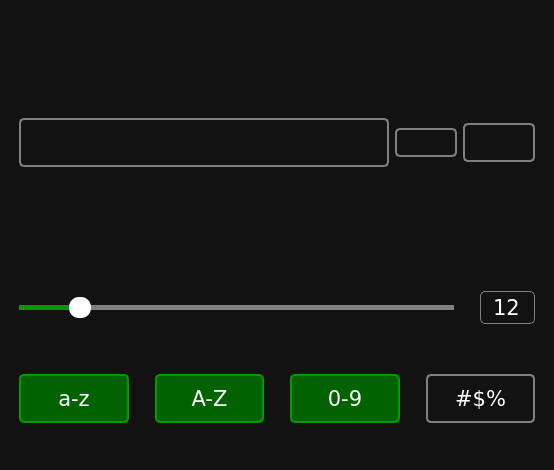
<?xml version="1.0" encoding="UTF-8"?>
<ui version="4.0">
 <class>MainWindow</class>
 <widget class="QMainWindow" name="MainWindow">
  <property name="geometry">
   <rect>
    <x>0</x>
    <y>0</y>
    <width>554</width>
    <height>470</height>
   </rect>
  </property>
  <property name="cursor">
   <cursorShape>PointingHandCursor</cursorShape>
  </property>
  <property name="windowTitle">
   <string>PasswordGenerator</string>
  </property>
  <property name="windowIcon">
   <iconset resource="resources.qrc">
    <normaloff>:/icons/icons/app-icon.ico</normaloff>:/icons/icons/app-icon.ico</iconset>
  </property>
  <property name="styleSheet">
   <string notr="true">QWidget{
    background-color: #121212;
        color: white;
        font-family: Verdana;
        font-size: 16pt;
        margin: 10px;
}

QPushButton{    
    border: 2px solid gray;
    border-radius: 5px;
}

QPushButton#btn_lower, #btn_upper, #btn_digits, #btn_special{
    padding: 10px;
}

QPushButton:hover{
    border-color: #090;
}

QPushButton:pressed{
    border: 4px solid #090;
    border-radius: 5px;
}

QPushButton:checked{
    background-color: #006300;
    border-color: #090;
}</string>
  </property>
  <widget class="QWidget" name="centralwidget">
   <property name="styleSheet">
    <string notr="true">QWidget{
    background-color: #121212;
        color: white;
        font-family: Verdana;
        font-size: 16pt;
        margin: 10px;
}

QPushButton{    
    border: 2px solid gray;
    border-radius: 5px;
}

QPushButton#btn_lower, #btn_upper, #btn_digits, #btn_special{
    padding: 10px;
}

QPushButton:hover{
    border-color: #090;
}

QPushButton:pressed{
    border: 4px solid #090;
    border-radius: 5px;
}

QPushButton:checked{
    background-color: #006300;
    border-color: #090;
}</string>
   </property>
   <layout class="QVBoxLayout" name="verticalLayout">
    <item>
     <widget class="QPushButton" name="icon_lock">
      <property name="enabled">
       <bool>false</bool>
      </property>
      <property name="styleSheet">
       <string notr="true">border: none;</string>
      </property>
      <property name="text">
       <string/>
      </property>
      <property name="icon">
       <iconset>
        <disabledoff>:/icons/icons/lock.svg</disabledoff>
       </iconset>
      </property>
      <property name="iconSize">
       <size>
        <width>100</width>
        <height>100</height>
       </size>
      </property>
     </widget>
    </item>
    <item>
     <layout class="QHBoxLayout" name="layout_password">
      <item>
       <widget class="QFrame" name="frame_password">
        <property name="sizePolicy">
         <sizepolicy hsizetype="Minimum" vsizetype="Maximum">
          <horstretch>0</horstretch>
          <verstretch>0</verstretch>
         </sizepolicy>
        </property>
        <property name="styleSheet">
         <string notr="true">QFrame{
    border: 2px solid gray;
    border-radius: 5px;
    margin-right: 0;
}

QFrame:hover{
    border-color: #090;
}</string>
        </property>
        <property name="frameShape">
         <enum>QFrame::StyledPanel</enum>
        </property>
        <property name="frameShadow">
         <enum>QFrame::Raised</enum>
        </property>
        <layout class="QHBoxLayout" name="horizontalLayout_4">
         <item>
          <widget class="QLineEdit" name="line_password">
           <property name="styleSheet">
            <string notr="true">QLineEdit{
    border: none;
    margin: 0;
    font-style: 20pt;
}</string>
           </property>
          </widget>
         </item>
         <item>
          <widget class="QPushButton" name="btn_visibility">
           <property name="styleSheet">
            <string notr="true">QPushButton{
    border: none;
    margin: 0;
    background-color: transparent;
}</string>
           </property>
           <property name="text">
            <string/>
           </property>
           <property name="icon">
            <iconset resource="resources.qrc">
             <normaloff>:/icons/icons/invisible.svg</normaloff>
             <normalon>:/icons/icons/visible.svg</normalon>:/icons/icons/invisible.svg</iconset>
           </property>
           <property name="iconSize">
            <size>
             <width>30</width>
             <height>30</height>
            </size>
           </property>
           <property name="checkable">
            <bool>true</bool>
           </property>
           <property name="checked">
            <bool>true</bool>
           </property>
          </widget>
         </item>
        </layout>
       </widget>
      </item>
      <item>
       <widget class="QPushButton" name="btn_refresh">
        <property name="cursor">
         <cursorShape>PointingHandCursor</cursorShape>
        </property>
        <property name="styleSheet">
         <string notr="true">QPushButton{
    margin-right: 0;
    margin-left: 0;
}</string>
        </property>
        <property name="text">
         <string/>
        </property>
        <property name="icon">
         <iconset>
          <normalon>:/icons/icons/refresh.svg</normalon>
         </iconset>
        </property>
        <property name="iconSize">
         <size>
          <width>52</width>
          <height>52</height>
         </size>
        </property>
        <property name="shortcut">
         <string>Ctrl+R</string>
        </property>
       </widget>
      </item>
      <item>
       <widget class="QPushButton" name="btn_copy">
        <property name="cursor">
         <cursorShape>PointingHandCursor</cursorShape>
        </property>
        <property name="styleSheet">
         <string notr="true">QPushButton{
    padding: 5px;
    margin-left: 0;
}</string>
        </property>
        <property name="text">
         <string/>
        </property>
        <property name="icon">
         <iconset>
          <normalon>:/icons/icons/copy.svg</normalon>
         </iconset>
        </property>
        <property name="iconSize">
         <size>
          <width>42</width>
          <height>42</height>
         </size>
        </property>
        <property name="shortcut">
         <string>Ctrl+C</string>
        </property>
       </widget>
      </item>
     </layout>
    </item>
    <item>
     <layout class="QHBoxLayout" name="layout_info">
      <item>
       <widget class="QLabel" name="label_strength">
        <property name="sizePolicy">
         <sizepolicy hsizetype="Preferred" vsizetype="Maximum">
          <horstretch>0</horstretch>
          <verstretch>0</verstretch>
         </sizepolicy>
        </property>
        <property name="text">
         <string/>
        </property>
        <property name="alignment">
         <set>Qt::AlignCenter</set>
        </property>
       </widget>
      </item>
      <item>
       <widget class="QLabel" name="label_entropy">
        <property name="sizePolicy">
         <sizepolicy hsizetype="Preferred" vsizetype="Maximum">
          <horstretch>0</horstretch>
          <verstretch>0</verstretch>
         </sizepolicy>
        </property>
        <property name="text">
         <string/>
        </property>
        <property name="alignment">
         <set>Qt::AlignCenter</set>
        </property>
       </widget>
      </item>
     </layout>
    </item>
    <item>
     <layout class="QHBoxLayout" name="layout_length">
      <item>
       <widget class="QSlider" name="slider_length">
        <property name="cursor">
         <cursorShape>PointingHandCursor</cursorShape>
        </property>
        <property name="styleSheet">
         <string notr="true">QSlider::groove:horizontal{
    background-color: transparent;
    height: 5px;
}

QSlider::sub-page:horizontal{
    background-color: #090;
}


QSlider::add-page:horizontal{
    background-color: gray;
}

QSlider::handle:horizontal{
    background-color: white;
    width: 22px;
    border-radius: 10px;
    margin-top: -8px;
    margin-bottom: -8px;
}</string>
        </property>
        <property name="maximum">
         <number>100</number>
        </property>
        <property name="value">
         <number>12</number>
        </property>
        <property name="orientation">
         <enum>Qt::Horizontal</enum>
        </property>
       </widget>
      </item>
      <item>
       <widget class="QSpinBox" name="spinBox">
        <property name="styleSheet">
         <string notr="true">QSpinBox{
    border: 1px solid gray;
    border-radius: 5px;
    background-color: transparent;
    padding: 2px;
}

QSpinBox:hover{
    background-color: #009900;
}</string>
        </property>
        <property name="alignment">
         <set>Qt::AlignCenter</set>
        </property>
        <property name="buttonSymbols">
         <enum>QAbstractSpinBox::NoButtons</enum>
        </property>
        <property name="maximum">
         <number>100</number>
        </property>
        <property name="value">
         <number>12</number>
        </property>
       </widget>
      </item>
     </layout>
    </item>
    <item>
     <layout class="QHBoxLayout" name="layout_characters">
      <item>
       <widget class="QPushButton" name="btn_lower">
        <property name="cursor">
         <cursorShape>PointingHandCursor</cursorShape>
        </property>
        <property name="text">
         <string>a-z</string>
        </property>
        <property name="checkable">
         <bool>true</bool>
        </property>
        <property name="checked">
         <bool>true</bool>
        </property>
       </widget>
      </item>
      <item>
       <widget class="QPushButton" name="btn_upper">
        <property name="cursor">
         <cursorShape>PointingHandCursor</cursorShape>
        </property>
        <property name="text">
         <string>A-Z</string>
        </property>
        <property name="checkable">
         <bool>true</bool>
        </property>
        <property name="checked">
         <bool>true</bool>
        </property>
       </widget>
      </item>
      <item>
       <widget class="QPushButton" name="btn_digits">
        <property name="cursor">
         <cursorShape>PointingHandCursor</cursorShape>
        </property>
        <property name="text">
         <string>0-9</string>
        </property>
        <property name="checkable">
         <bool>true</bool>
        </property>
        <property name="checked">
         <bool>true</bool>
        </property>
       </widget>
      </item>
      <item>
       <widget class="QPushButton" name="btn_special">
        <property name="cursor">
         <cursorShape>PointingHandCursor</cursorShape>
        </property>
        <property name="text">
         <string>#$%</string>
        </property>
        <property name="checkable">
         <bool>true</bool>
        </property>
       </widget>
      </item>
     </layout>
    </item>
   </layout>
  </widget>
 </widget>
 <resources>
  <include location="resources.qrc"/>
 </resources>
 <connections/>
</ui>
